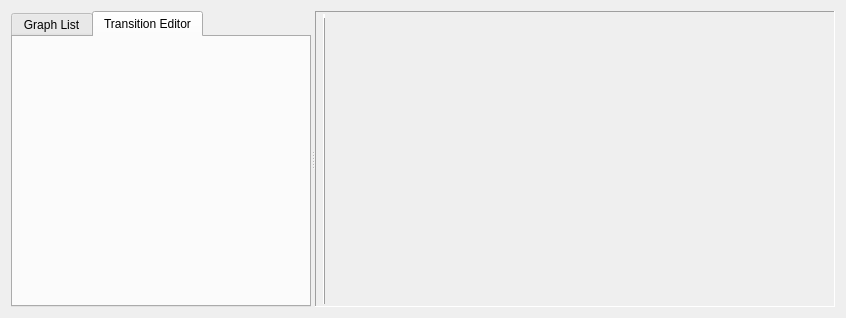
<?xml version="1.0" encoding="UTF-8"?>
<ui version="4.0">
 <class>graphWidget</class>
 <widget class="QWidget" name="graphWidget">
  <property name="windowModality">
   <enum>Qt::NonModal</enum>
  </property>
  <property name="geometry">
   <rect>
    <x>0</x>
    <y>0</y>
    <width>846</width>
    <height>318</height>
   </rect>
  </property>
  <property name="minimumSize">
   <size>
    <width>0</width>
    <height>280</height>
   </size>
  </property>
  <property name="focusPolicy">
   <enum>Qt::StrongFocus</enum>
  </property>
  <property name="windowTitle">
   <string>Graphs</string>
  </property>
  <property name="windowIcon">
   <iconset>
    <normaloff>fvd.ico</normaloff>fvd.ico</iconset>
  </property>
  <layout class="QHBoxLayout" name="horizontalLayout">
   <item>
    <widget class="QSplitter" name="splitter">
     <property name="orientation">
      <enum>Qt::Horizontal</enum>
     </property>
     <widget class="QTabWidget" name="tabWidget">
      <property name="minimumSize">
       <size>
        <width>250</width>
        <height>0</height>
       </size>
      </property>
      <property name="maximumSize">
       <size>
        <width>300</width>
        <height>16777215</height>
       </size>
      </property>
      <property name="currentIndex">
       <number>1</number>
      </property>
      <widget class="QWidget" name="graphChooser">
       <attribute name="title">
        <string>Graph List</string>
       </attribute>
       <layout class="QGridLayout" name="gridLayout">
        <property name="margin">
         <number>0</number>
        </property>
        <item row="0" column="0">
         <widget class="QTreeWidget" name="selTree">
          <property name="minimumSize">
           <size>
            <width>200</width>
            <height>0</height>
           </size>
          </property>
          <property name="maximumSize">
           <size>
            <width>300</width>
            <height>16777215</height>
           </size>
          </property>
          <property name="selectionMode">
           <enum>QAbstractItemView::NoSelection</enum>
          </property>
          <property name="rootIsDecorated">
           <bool>true</bool>
          </property>
          <property name="uniformRowHeights">
           <bool>false</bool>
          </property>
          <property name="columnCount">
           <number>2</number>
          </property>
          <attribute name="headerVisible">
           <bool>false</bool>
          </attribute>
          <column>
           <property name="text">
            <string>Graph</string>
           </property>
          </column>
          <column>
           <property name="text">
            <string>Show</string>
           </property>
          </column>
          <item>
           <property name="text">
            <string>Editable Graphs</string>
           </property>
          </item>
          <item>
           <property name="text">
            <string>Resulting Graphs</string>
           </property>
           <item>
            <property name="text">
             <string>Roll</string>
            </property>
            <property name="text">
             <string/>
            </property>
            <item>
             <property name="text">
              <string>Banking</string>
             </property>
             <property name="background">
              <brush brushstyle="NoBrush">
               <color alpha="80">
                <red>255</red>
                <green>0</green>
                <blue>0</blue>
               </color>
              </brush>
             </property>
             <property name="text">
              <string/>
             </property>
             <property name="background">
              <brush brushstyle="NoBrush">
               <color alpha="80">
                <red>255</red>
                <green>0</green>
                <blue>0</blue>
               </color>
              </brush>
             </property>
             <property name="checkState">
              <enum>Unchecked</enum>
             </property>
            </item>
            <item>
             <property name="text">
              <string>Roll Speed</string>
             </property>
             <property name="text">
              <string/>
             </property>
             <property name="checkState">
              <enum>Unchecked</enum>
             </property>
            </item>
            <item>
             <property name="text">
              <string>Roll Accel</string>
             </property>
             <property name="text">
              <string/>
             </property>
             <property name="checkState">
              <enum>Unchecked</enum>
             </property>
            </item>
           </item>
           <item>
            <property name="text">
             <string>Normal Force</string>
            </property>
            <item>
             <property name="text">
              <string>Normal Force</string>
             </property>
             <property name="text">
              <string/>
             </property>
             <property name="checkState">
              <enum>Unchecked</enum>
             </property>
            </item>
            <item>
             <property name="text">
              <string>Force Change</string>
             </property>
             <property name="text">
              <string/>
             </property>
             <property name="checkState">
              <enum>Unchecked</enum>
             </property>
            </item>
           </item>
           <item>
            <property name="text">
             <string>Lateral Force</string>
            </property>
            <property name="text">
             <string/>
            </property>
            <item>
             <property name="text">
              <string>Lateral Force</string>
             </property>
             <property name="text">
              <string/>
             </property>
             <property name="checkState">
              <enum>Unchecked</enum>
             </property>
            </item>
            <item>
             <property name="text">
              <string>Force Change</string>
             </property>
             <property name="text">
              <string/>
             </property>
             <property name="checkState">
              <enum>Unchecked</enum>
             </property>
            </item>
           </item>
           <item>
            <property name="text">
             <string>Geometric</string>
            </property>
            <item>
             <property name="text">
              <string>Pitch Change</string>
             </property>
             <property name="text">
              <string/>
             </property>
             <property name="checkState">
              <enum>Unchecked</enum>
             </property>
            </item>
            <item>
             <property name="text">
              <string>Yaw Change</string>
             </property>
             <property name="text">
              <string/>
             </property>
             <property name="checkState">
              <enum>Unchecked</enum>
             </property>
            </item>
           </item>
          </item>
          <item>
           <property name="text">
            <string>Markers</string>
           </property>
           <item>
            <property name="text">
             <string>Section Boundaries</string>
            </property>
            <property name="text">
             <string/>
            </property>
            <property name="checkState">
             <enum>Unchecked</enum>
            </property>
           </item>
           <item>
            <property name="text">
             <string>POV Position</string>
            </property>
            <property name="text">
             <string/>
            </property>
            <property name="checkState">
             <enum>Unchecked</enum>
            </property>
           </item>
          </item>
         </widget>
        </item>
       </layout>
      </widget>
      <widget class="transitionWidget" name="transitionEditor">
       <attribute name="title">
        <string>Transition Editor</string>
       </attribute>
      </widget>
     </widget>
     <widget class="QFrame" name="frame">
      <property name="frameShape">
       <enum>QFrame::Panel</enum>
      </property>
      <property name="frameShadow">
       <enum>QFrame::Sunken</enum>
      </property>
      <layout class="QHBoxLayout" name="horizontalLayout_2">
       <property name="margin">
        <number>2</number>
       </property>
       <item>
        <widget class="QCustomPlot" name="plotter" native="true">
         <property name="cursor">
          <cursorShape>CrossCursor</cursorShape>
         </property>
         <property name="contextMenuPolicy">
          <enum>Qt::CustomContextMenu</enum>
         </property>
         <property name="inputMethodHints">
          <set>Qt::ImhNone</set>
         </property>
         <widget class="Line" name="povLine">
          <property name="geometry">
           <rect>
            <x>5</x>
            <y>0</y>
            <width>2</width>
            <height>301</height>
           </rect>
          </property>
          <property name="frameShadow">
           <enum>QFrame::Raised</enum>
          </property>
          <property name="lineWidth">
           <number>4</number>
          </property>
          <property name="midLineWidth">
           <number>0</number>
          </property>
          <property name="orientation">
           <enum>Qt::Vertical</enum>
          </property>
         </widget>
        </widget>
       </item>
      </layout>
     </widget>
    </widget>
   </item>
  </layout>
 </widget>
 <customwidgets>
  <customwidget>
   <class>QCustomPlot</class>
   <extends>QWidget</extends>
   <header>qcustomplot.h</header>
   <container>1</container>
  </customwidget>
  <customwidget>
   <class>transitionWidget</class>
   <extends>QWidget</extends>
   <header>transitionwidget.h</header>
   <container>1</container>
  </customwidget>
 </customwidgets>
 <resources/>
 <connections/>
</ui>
